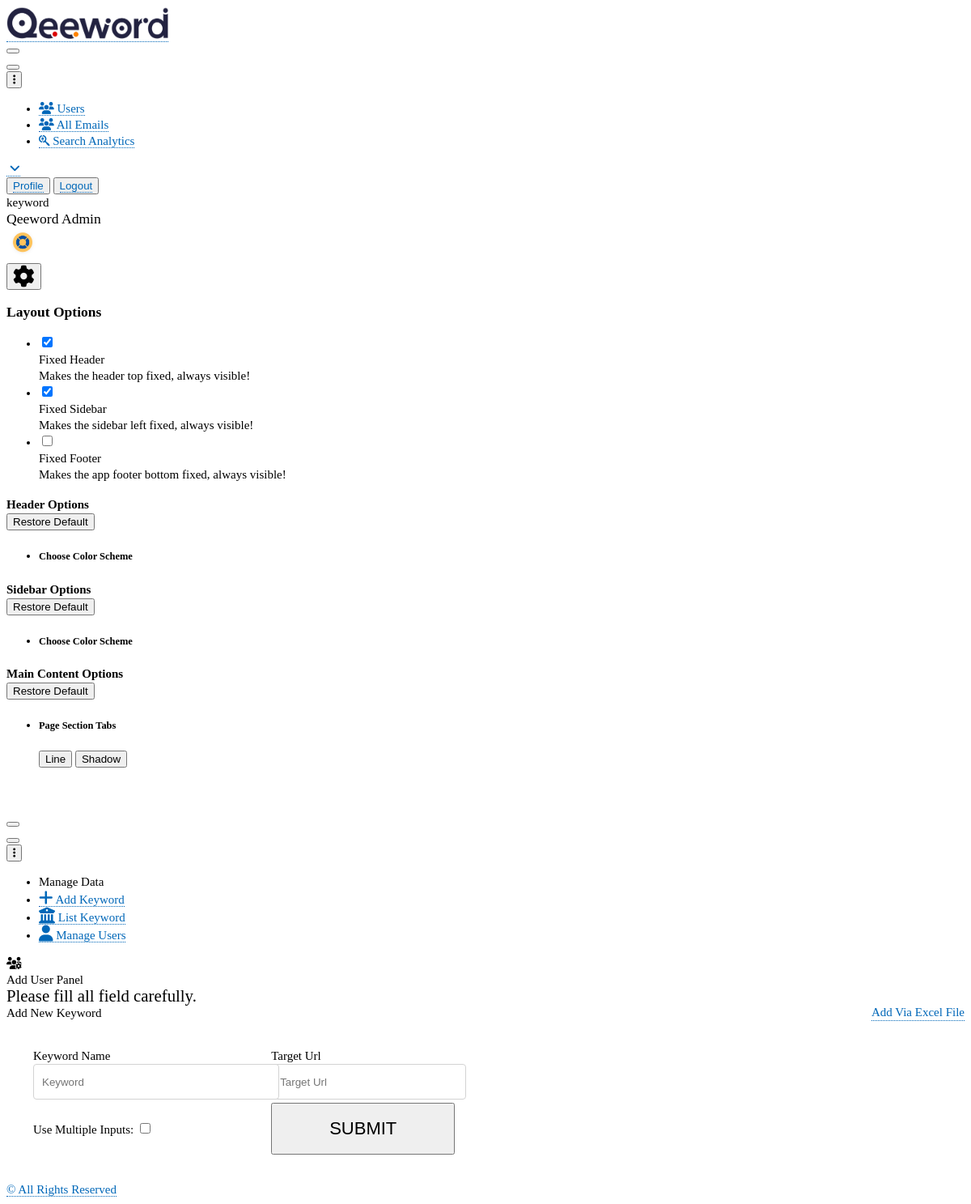
The page /panel.qeeword.com/admin/assets/addkeyword.php (signed in) on the database its author committed.
### tables this page shows
CREATE TABLE `user_table` (
  `id` int(50) NOT NULL,
  `first_name` text NOT NULL,
  `last_name` text NOT NULL,
  `username` varchar(120) NOT NULL,
  `user_email` varchar(255) NOT NULL,
  `password` varchar(50) NOT NULL,
  `user_role` varchar(50) NOT NULL,
  `photo` varbinary(250) NOT NULL,
  `status` varchar(255) NOT NULL,
  `time` timestamp(6) NOT NULL DEFAULT current_timestamp(6) ON UPDATE current_timestamp(6),
  `reset_token` varchar(255) NOT NULL,
  `reset_expiration` datetime(6) DEFAULT NULL
);

### panel.qeeword.com/admin/assets/addkeyword.php (the view, shortened to what the rows shown need)
<?php
include 'session.php'; ?>
<!doctype html>
<html lang="en">
<head>
    <link href="https://demo.dashboardpack.com/architectui-html-free/main.css" rel="stylesheet">
    <link rel="stylesheet" href="https://cdnjs.cloudflare.com/ajax/libs/font-awesome/6.2.0/css/all.min.css" />
    <link href="../css/style2.css" rel="stylesheet"/>
</head>
<body>
    <div class="app-container app-theme-white body-tabs-shadow fixed-sidebar fixed-header">
        <div class="app-header header-shadow">
                <div class="app-header__content">
                <div class="app-header-right">
                    <div class="header-btn-lg pr-0">
                        <div class="widget-content p-0">
                            <div class="widget-content-wrapper">
                                <div class="widget-content-left  ml-3 header-user-info">
                                    <div class="widget-heading">
                                    <?php echo $login_session; ?>
                                    </div>
                                    <div class="widget-subheading">
                                        Qeeword <?php echo ucfirst($login_role); ?>
                                    </div>
                                </div>
                                <div class="widget-content-right header-user-info ml-3">
                                <span class="prfil-img"><img width="40" height="40" src="img/uploads/user_photo/<?php echo $user_photo; ?>" alt=""> </span>
                                </div>
                            </div>
                        </div>
                    </div>
                </div>
            </div>
        </div>
    </div>
</body>
</html>

### rows shown on the page
user_table: username "keyword", user_role "Admin", photo (picture)
